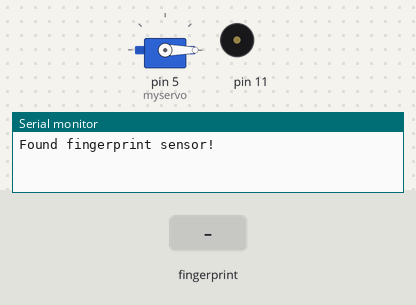
A sketch run on a simulated Arduino Uno, built with avr-gcc and run on an emulated ATmega328P. Shown: servo, buzzer (waves = sounding), the last lines printed to the serial monitor. The inputs (shaded band) are chosen by the test bench.

Above: at 2.3 s.
2.4 s: finger stored as number 1 placed on the sensor
At 2.89 s:
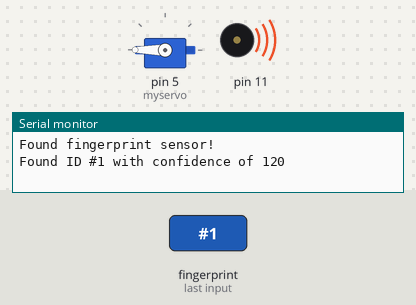
At 4.0 s:
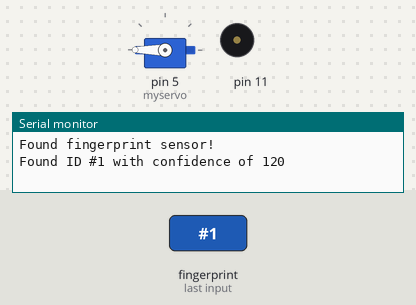
Timing chart, 0 to 6.2 s (numbered marks = the images above; inputs shaded):
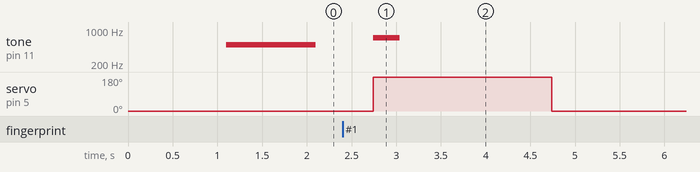

The sketch:

Program.ino
```cpp
/* FingerprintLocker/指纹门锁
 * Author: zhangxinhui02
 * v1: 2021.10.1
 * v2: 2022.3.28 缩短警报时间
 * Some code comes from the Internet.
 */

#include <SoftwareSerial.h>
#include <Adafruit_Fingerprint.h>
#include <Servo.h>

SoftwareSerial ss(2,3);
Adafruit_Fingerprint finger = Adafruit_Fingerprint(&ss);
Servo myservo;

void setup(){
    Serial.begin(9600);
    finger.begin(57600);
    ss.begin(57600);
    myservo.attach(5);
    myservo.write(0);
    delay(100);
    myservo.detach();
    if (finger.verifyPassword()) {
        Serial.println("Found fingerprint sensor!");
        tone(11,494,1000);
    }
    else {
        Serial.println("Error! Did not find fingerprint sensor :(");
    while (1) {}
 }
}

void loop(){
    while(getFingerprintIDez() != -1){
    myservo.attach(5);
    myservo.write(180);
    tone(11,700,300);
    delay(2000);
    myservo.write(0);
    delay(100);
    myservo.detach();
    }
    delay(100);
}

// Check fingerprint. Returns -1 if failed, otherwise returns ID #
int getFingerprintIDez() {
  uint8_t p = finger.getImage();
  if (p != FINGERPRINT_OK)  return -1;

  p = finger.image2Tz();
  if (p != FINGERPRINT_OK){
    //tone(11,494,300);
    delay(10);
    return -1;
  }

  p = finger.fingerFastSearch();
  if (p != FINGERPRINT_OK){
    //tone(11,494,300);
    delay(10);
    return -1;
  }

  // found a match!
  Serial.print("Found ID #"); Serial.print(finger.fingerID);
  Serial.print(" with confidence of "); Serial.println(finger.confidence);
  return finger.fingerID;
}
```

Measured:
- after the input at 2.4 s, tone on pin 11: silent → 700 Hz after 0.34 s, → silent 0.30 s later; servo on pin 5 (myservo): 0° → 180° after 0.34 s, → 0° 2.0 s later
